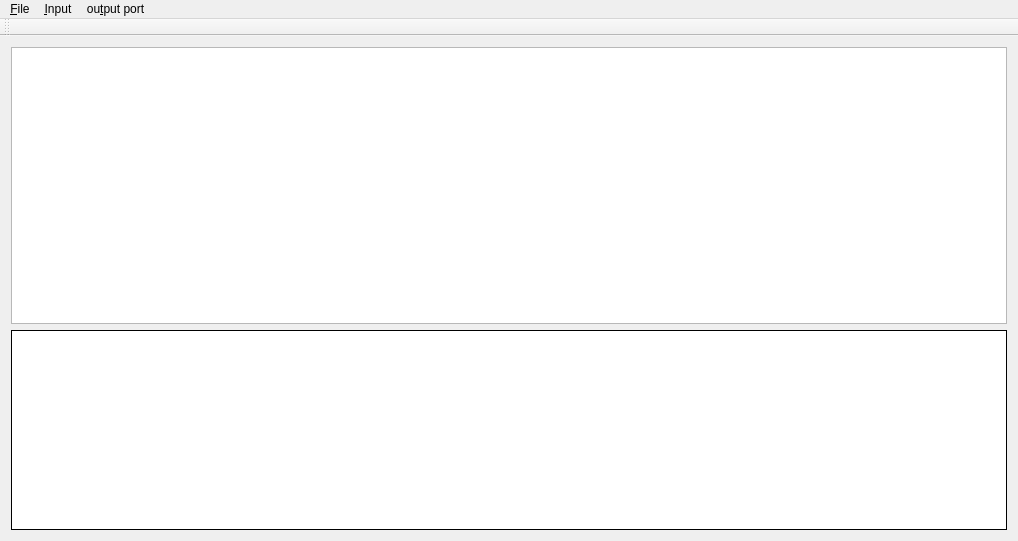
<?xml version="1.0" encoding="UTF-8"?>
<ui version="4.0">
 <class>MainWindow</class>
 <widget class="QMainWindow" name="MainWindow">
  <property name="geometry">
   <rect>
    <x>0</x>
    <y>0</y>
    <width>1018</width>
    <height>541</height>
   </rect>
  </property>
  <property name="acceptDrops">
   <bool>false</bool>
  </property>
  <property name="windowTitle">
   <string>MainWindow</string>
  </property>
  <property name="styleSheet">
   <string/>
  </property>
  <widget class="QWidget" name="centralWidget">
   <property name="autoFillBackground">
    <bool>true</bool>
   </property>
   <layout class="QVBoxLayout" name="verticalLayout">
    <item>
     <widget class="QGraphicsView" name="music_sheet"/>
    </item>
    <item>
     <widget class="QGraphicsView" name="keyboard">
      <property name="sizePolicy">
       <sizepolicy hsizetype="Expanding" vsizetype="Fixed">
        <horstretch>0</horstretch>
        <verstretch>0</verstretch>
       </sizepolicy>
      </property>
      <property name="minimumSize">
       <size>
        <width>751</width>
        <height>200</height>
       </size>
      </property>
      <property name="maximumSize">
       <size>
        <width>16777215</width>
        <height>200</height>
       </size>
      </property>
      <property name="font">
       <font>
        <strikeout>false</strikeout>
        <kerning>false</kerning>
       </font>
      </property>
      <property name="cursor" stdset="0">
       <cursorShape>BlankCursor</cursorShape>
      </property>
      <property name="autoFillBackground">
       <bool>false</bool>
      </property>
      <property name="frameShape">
       <enum>QFrame::Box</enum>
      </property>
      <property name="frameShadow">
       <enum>QFrame::Plain</enum>
      </property>
      <property name="verticalScrollBarPolicy">
       <enum>Qt::ScrollBarAlwaysOff</enum>
      </property>
      <property name="horizontalScrollBarPolicy">
       <enum>Qt::ScrollBarAlwaysOff</enum>
      </property>
      <property name="sizeAdjustPolicy">
       <enum>QAbstractScrollArea::AdjustToContentsOnFirstShow</enum>
      </property>
      <property name="backgroundBrush">
       <brush brushstyle="NoBrush">
        <color alpha="255">
         <red>0</red>
         <green>0</green>
         <blue>0</blue>
        </color>
       </brush>
      </property>
      <property name="alignment">
       <set>Qt::AlignBottom|Qt::AlignLeading|Qt::AlignLeft</set>
      </property>
     </widget>
    </item>
   </layout>
  </widget>
  <widget class="QMenuBar" name="menuBar">
   <property name="geometry">
    <rect>
     <x>0</x>
     <y>0</y>
     <width>1018</width>
     <height>19</height>
    </rect>
   </property>
   <widget class="QMenu" name="menuFile">
    <property name="title">
     <string>&amp;File</string>
    </property>
    <addaction name="actionOpen"/>
    <addaction name="actionClose"/>
   </widget>
   <widget class="QMenu" name="menuOutput_port">
    <property name="title">
     <string>ou&amp;tput port</string>
    </property>
   </widget>
   <widget class="QMenu" name="menuInput">
    <property name="title">
     <string>&amp;Input</string>
    </property>
    <addaction name="actionSelect_file"/>
   </widget>
   <addaction name="menuFile"/>
   <addaction name="menuInput"/>
   <addaction name="menuOutput_port"/>
  </widget>
  <widget class="QToolBar" name="mainToolBar">
   <attribute name="toolBarArea">
    <enum>TopToolBarArea</enum>
   </attribute>
   <attribute name="toolBarBreak">
    <bool>false</bool>
   </attribute>
  </widget>
  <action name="actionClose">
   <property name="text">
    <string>Close</string>
   </property>
   <property name="toolTip">
    <string>Close application</string>
   </property>
   <property name="shortcut">
    <string>Ctrl+Q</string>
   </property>
  </action>
  <action name="actionOpen">
   <property name="text">
    <string>Open</string>
   </property>
   <property name="toolTip">
    <string>Open a midi file</string>
   </property>
   <property name="shortcut">
    <string>Ctrl+O</string>
   </property>
  </action>
  <action name="actionSelect_file">
   <property name="checkable">
    <bool>true</bool>
   </property>
   <property name="text">
    <string>Select file</string>
   </property>
   <property name="toolTip">
    <string>Open a midi file</string>
   </property>
  </action>
 </widget>
 <layoutdefault spacing="6" margin="11"/>
 <resources/>
 <connections>
  <connection>
   <sender>actionClose</sender>
   <signal>triggered()</signal>
   <receiver>MainWindow</receiver>
   <slot>close()</slot>
   <hints>
    <hint type="sourcelabel">
     <x>-1</x>
     <y>-1</y>
    </hint>
    <hint type="destinationlabel">
     <x>508</x>
     <y>270</y>
    </hint>
   </hints>
  </connection>
  <connection>
   <sender>actionOpen</sender>
   <signal>triggered()</signal>
   <receiver>MainWindow</receiver>
   <slot>open_file()</slot>
   <hints>
    <hint type="sourcelabel">
     <x>-1</x>
     <y>-1</y>
    </hint>
    <hint type="destinationlabel">
     <x>508</x>
     <y>270</y>
    </hint>
   </hints>
  </connection>
  <connection>
   <sender>actionSelect_file</sender>
   <signal>triggered()</signal>
   <receiver>MainWindow</receiver>
   <slot>open_file()</slot>
   <hints>
    <hint type="sourcelabel">
     <x>-1</x>
     <y>-1</y>
    </hint>
    <hint type="destinationlabel">
     <x>508</x>
     <y>270</y>
    </hint>
   </hints>
  </connection>
 </connections>
</ui>
